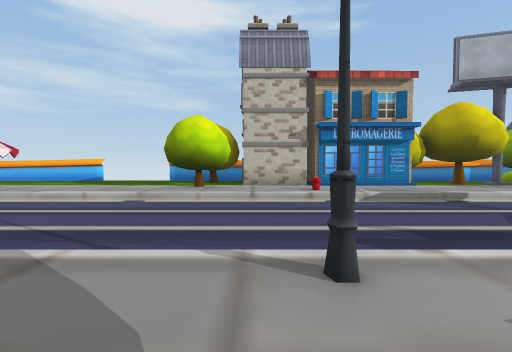
[1] (above)

16 first-person views from a walk through a scene from a Unity 3-D project. The camera is 1.2 m above the floor, tilts 2° down and sees 90° across. The floor is counted in squares, 2 m on a side. Each view is taken from the middle of a square. On the plan, view 1 faces up. The plan holds only what a view shows up to about 9 squares ahead; the rest is blank. The place goes on beyond the plan. The player is left out.

[2]
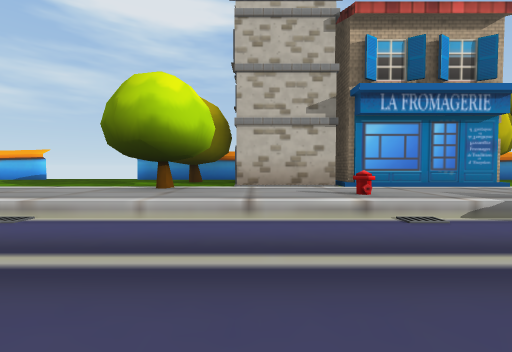

[3]
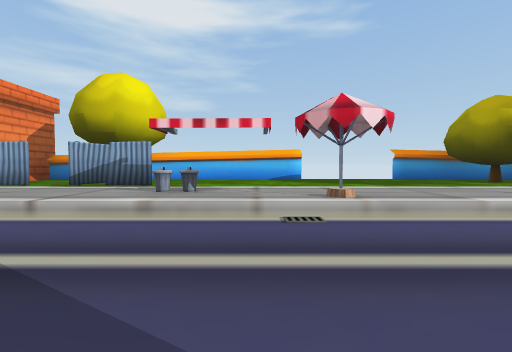

[4]
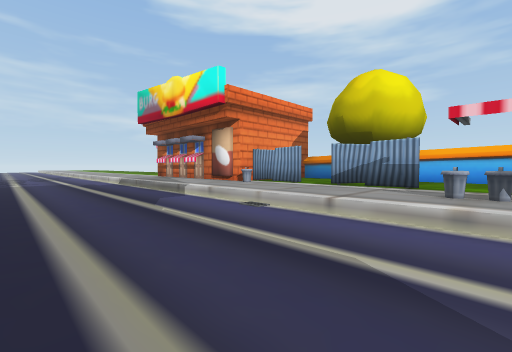

[5]
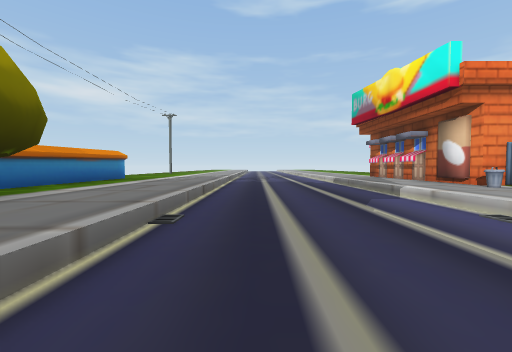

[6]
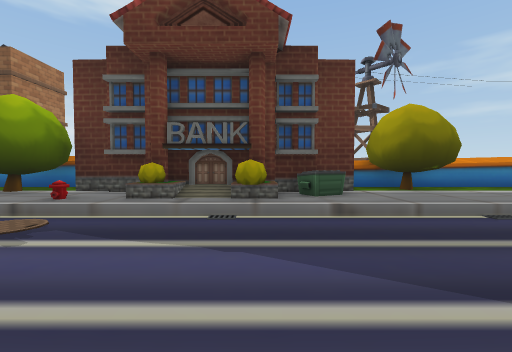

[7]
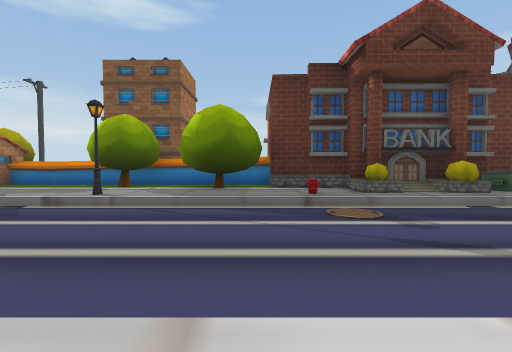

[8]
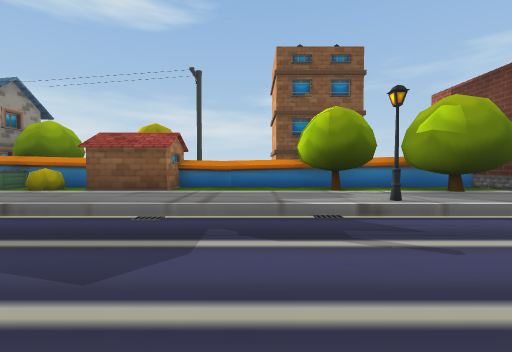

[9]
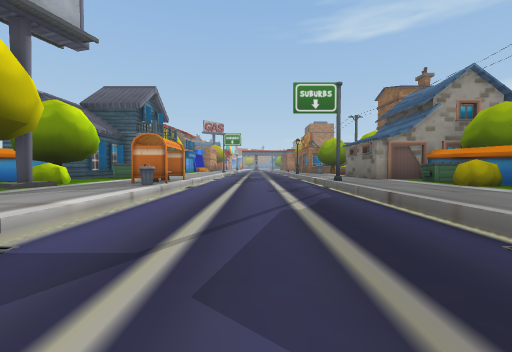

[10]
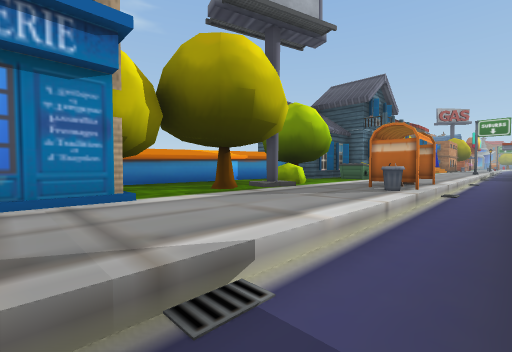

[11]
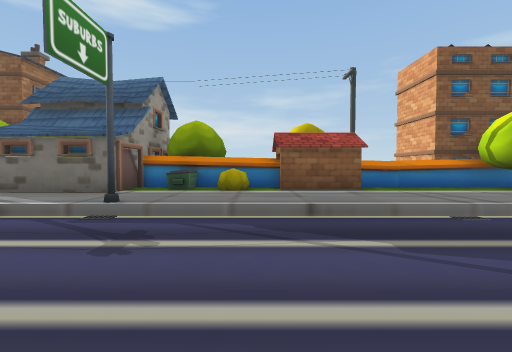

[12]
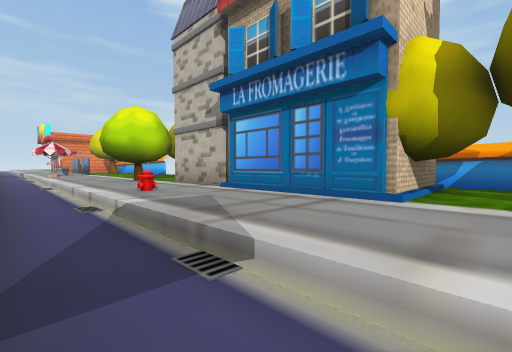

[13]
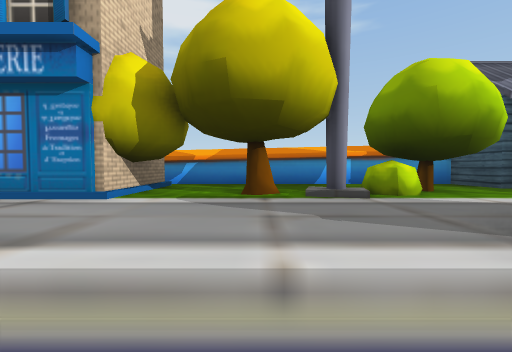

[14]
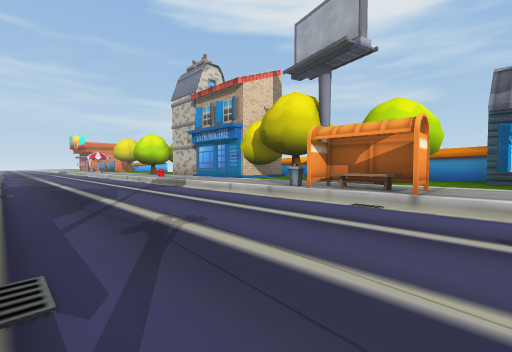

[15]
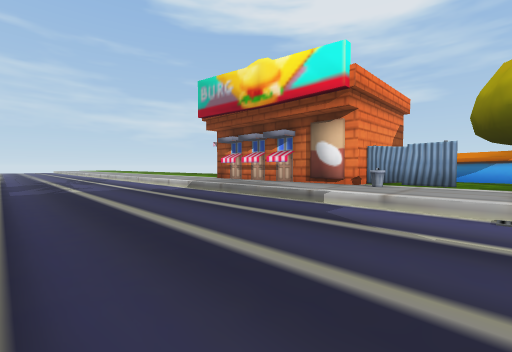

[16]
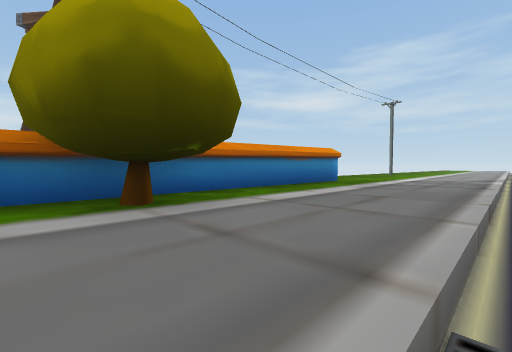

### Floor plan
Key: @ floor where view 1 was taken; # wall or solid block; x gap in a wall; . main floor; - floor 0.5 m lower than the main floor; / step, stairs or slope; = window, fence, low wall or low ledge; ^ raised ledge; H house; U umbrella; Y hydrant; S streetlight; F fence; B bench; O other object.
Columns run from 18 left of view 1 to 12 right of it. Each row starts with its distance up from view 1.
 11    #^^^^####...####    ^^^#####
 10    #... ........##H    #....#.#
  9    #............##H H###.#O##.#
  8 ####FFFF........##...../.......
  7 .........O.U..../...Y../...##B.
  6 ///////////U///////////////////
  5 -------------------------------
  4 -------------------------------
  3 -------------------------------
  2 ////////////////////////////S//
  1 .........=#/#./...S............
  0 ........##########@#..........H
 -1 .....####       #####...OO.^^.
 -2 x##==##^           ##^^^ ######
 -3       OO

Positions as (right, up) in squares from view 1, and headings:
1: (0, 0), facing up
2: (0, 3), facing up
3: (-8, 3), facing up
4: (-9, 3), facing up-left
5: (-9, 3), facing left
6: (-8, 6), facing down
7: (-3, 7), facing down
8: (3, 6), facing down
9: (3, 4), facing right
10: (4, 5), facing up-right
11: (8, 6), facing down
12: (6, 5), facing up-left
13: (7, 5), facing up
14: (12, 2), facing up-left
15: (-12, 2), facing up-left
16: (-11, 2), facing down-left
